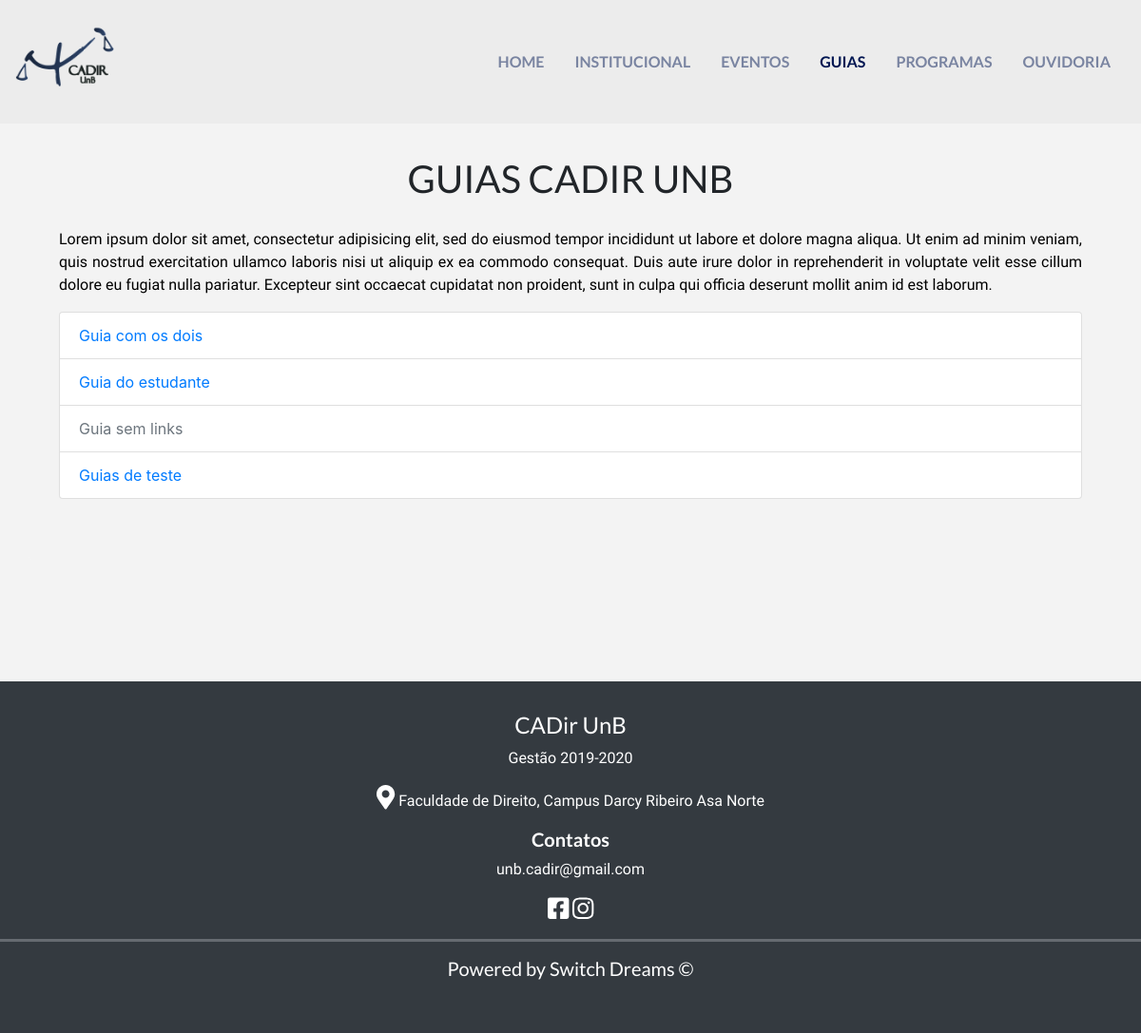
The page /guias/ on the database as committed earlier.
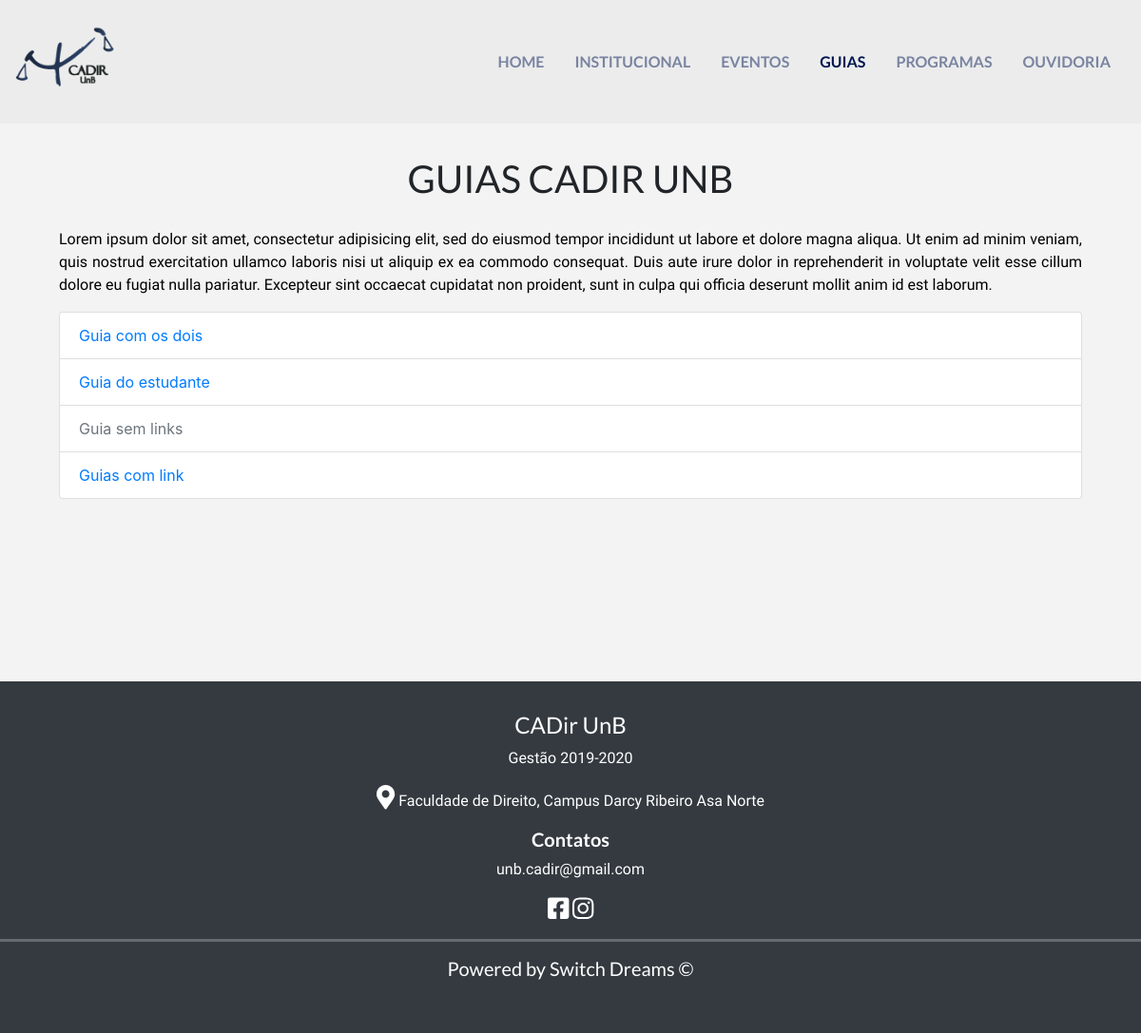
The same page on the database as committed later.
### guias/models.py (models this page shows, shortened)
class Guia(models.Model):
    nome = models.CharField('Nome', max_length=60)
    link = models.URLField('Link', blank=True)
    file = models.FileField('Arquivo', upload_to='guias_pdf', blank=True)
    class Meta:
        verbose_name_plural = "Guias"
        verbose_name = "Guia"

### guias/views.py (the view)
# urls.py: path('', views.index, name='eventos_index'),
def index(request):
    template_name = 'guias_index.html'
    context = {
        "Guias": Guia.objects.order_by("nome")
    }
    return render(request, template_name, context)

### guias/templates/guias_index.html
{% extends 'base.html' %}
{% load static %}
{% block content %}
    <div class="container padding">
        <div class="jumbotron">
            <h1 class="text-center">Guias CADir UnB</h1>
            <p class="text-justify"> {% lorem %}</p>
            <div class="list-group">
                {% for guias in Guias %}
                    <a href="{% if guias.file %} {% get_media_prefix %}{{ guias.file }}
                                {% elif guias.link %} {{ guias.link }}
                                {% else %} # {% endif %}"
                       class="list-group-item list-group-item-action">
                        {% if guias.file or guias.link %}
                            <span class="text-primary"> {{ guias.nome }} </span>
                        {% else %}
                            <span class="text-muted"> {{ guias.nome }} </span>
                        {% endif %}
                    </a>
                {% endfor %}
            </div>
        </div>
    </div>
{% endblock %}

Rows that differ between the two databases and show on the page:
changed Guia: nome "Guias de teste" → "Guias com link"
